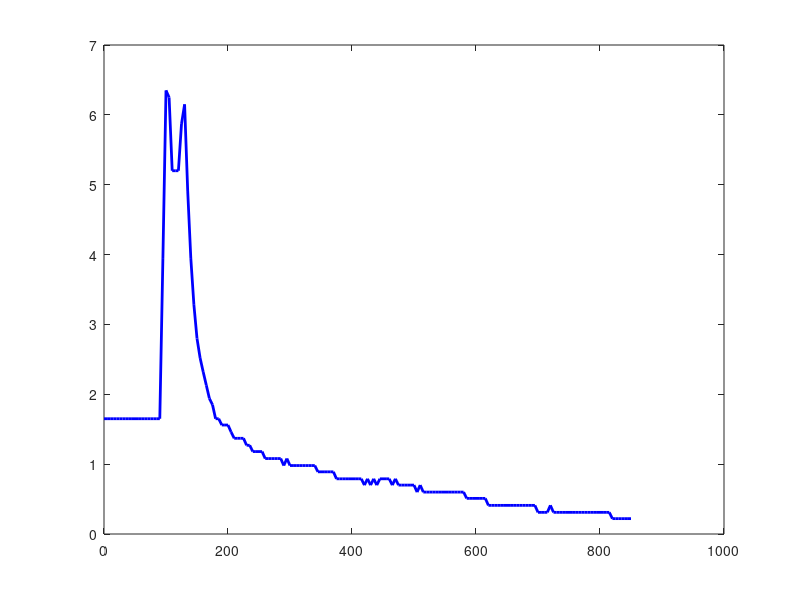

Source code (MATLAB):
% Read Files
fileIDCO = fopen('COSensor3.txt','r');
CO = fscanf(fileIDCO,'%f');
CO = abs(CO);
fclose(fileIDCO);

fileID_TE = fopen('TESensor3.txt','r');
TE = fscanf(fileID_TE,'%f');
fclose(fileID_TE);

time = [0:5:850];
[a,b]=size(time)

%Graphs
plot(time(1:b),CO(1:b),'b-','LineWidth',2);
%plot(time(1:b),TE(1:b),'r-');
%plot(TE);